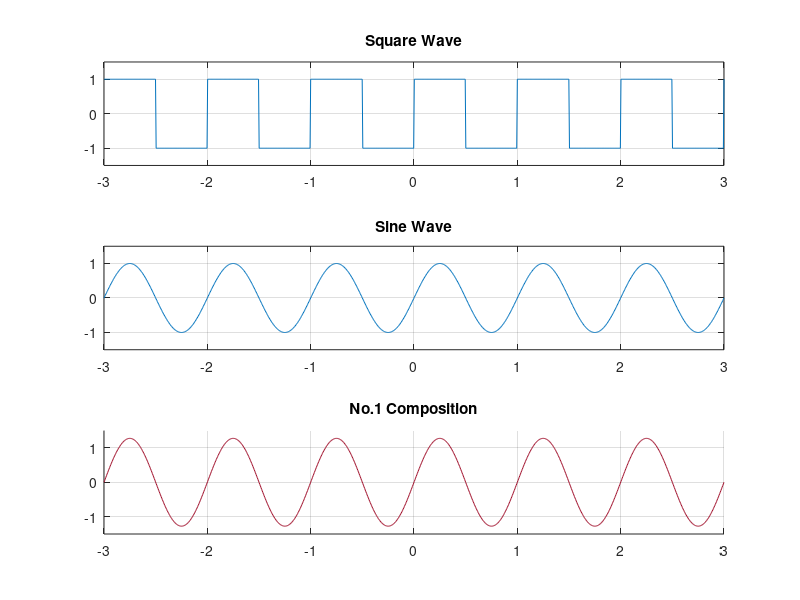
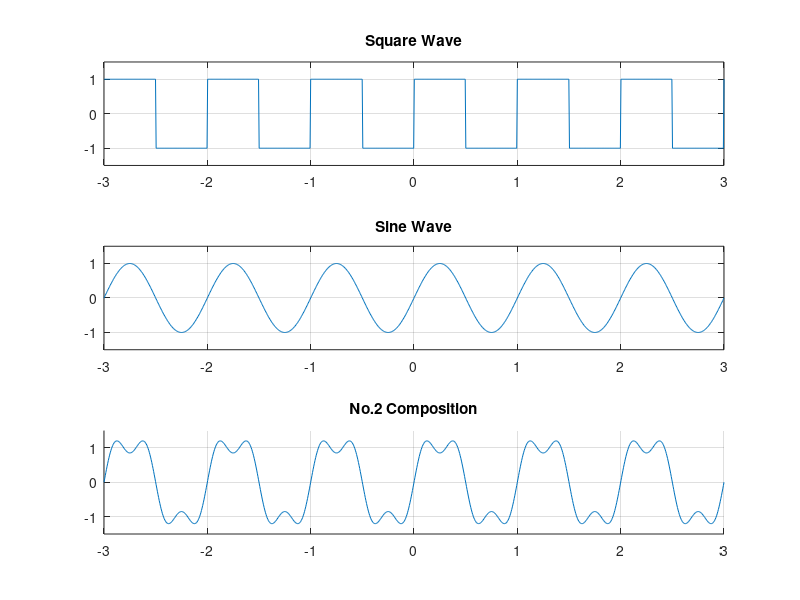
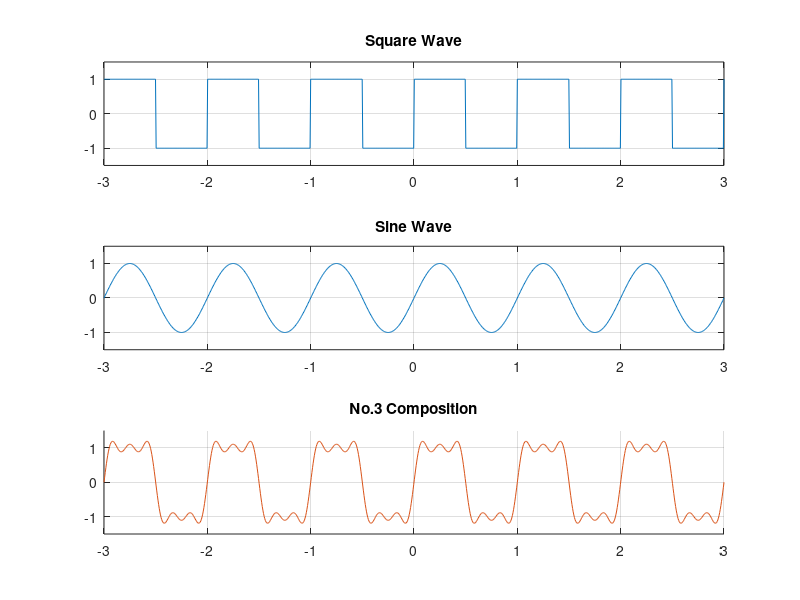
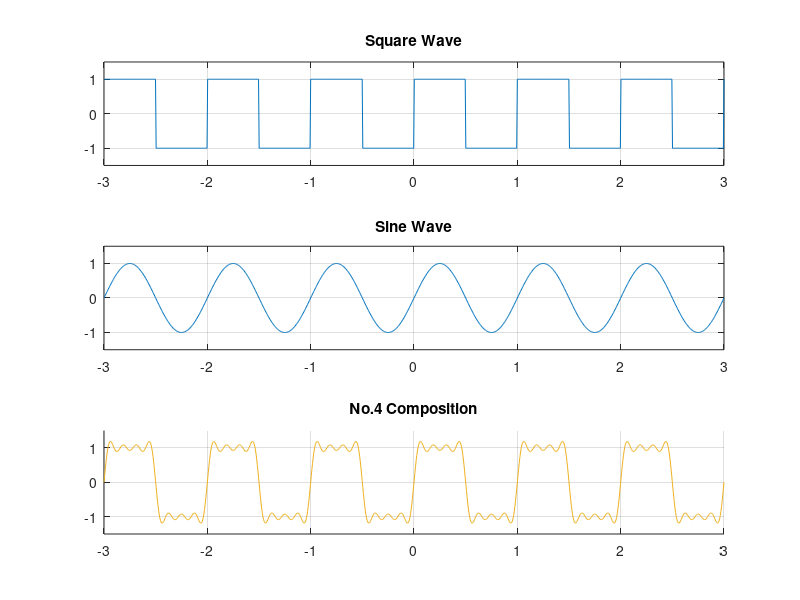

These charts were generated, in order, by the following MATLAB code:
clc;clear;close all;

N=1000;
x=linspace(-3,3,N);
omg=2*pi*1;

f=square(omg*x);
sin_base=sin(omg*x);

subplot(3,1,1);
plot(x,f);
title('Square Wave')
xlim([-3,3]);
ylim([-1.5,1.5]);
xticks(-3:1:3);
yticks(-1:1:1);
grid on;

subplot(3,1,2);
plot(x,sin_base);
title('Sine Wave')
xlim([-3,3]);
ylim([-1.5,1.5]);
xticks(-3:1:3);
yticks(-1:1:1);
grid on;

subplot(3,1,3);
fif_sin=zeros(1,length(x));
hold on;
xlim([-3,3]);
ylim([-1.5,1.5]);
xticks(-3:1:3);
yticks(-1:1:1);
grid on;
hp=plot(x,0);
for i=1:1:10
    delete(hp);
    fif_sin=fif_sin+4/pi*1/(2.*i-1).*sin(omg.*(2.*i-1).*x);
    ss=sprintf("No.%d Composition",i);
    title(ss)
    hp=plot(x,fif_sin);
    pause(0.5);
    str=sprintf("../figure/fig_2/fig-%d.png",i);
    saveas(hp,str);
end
